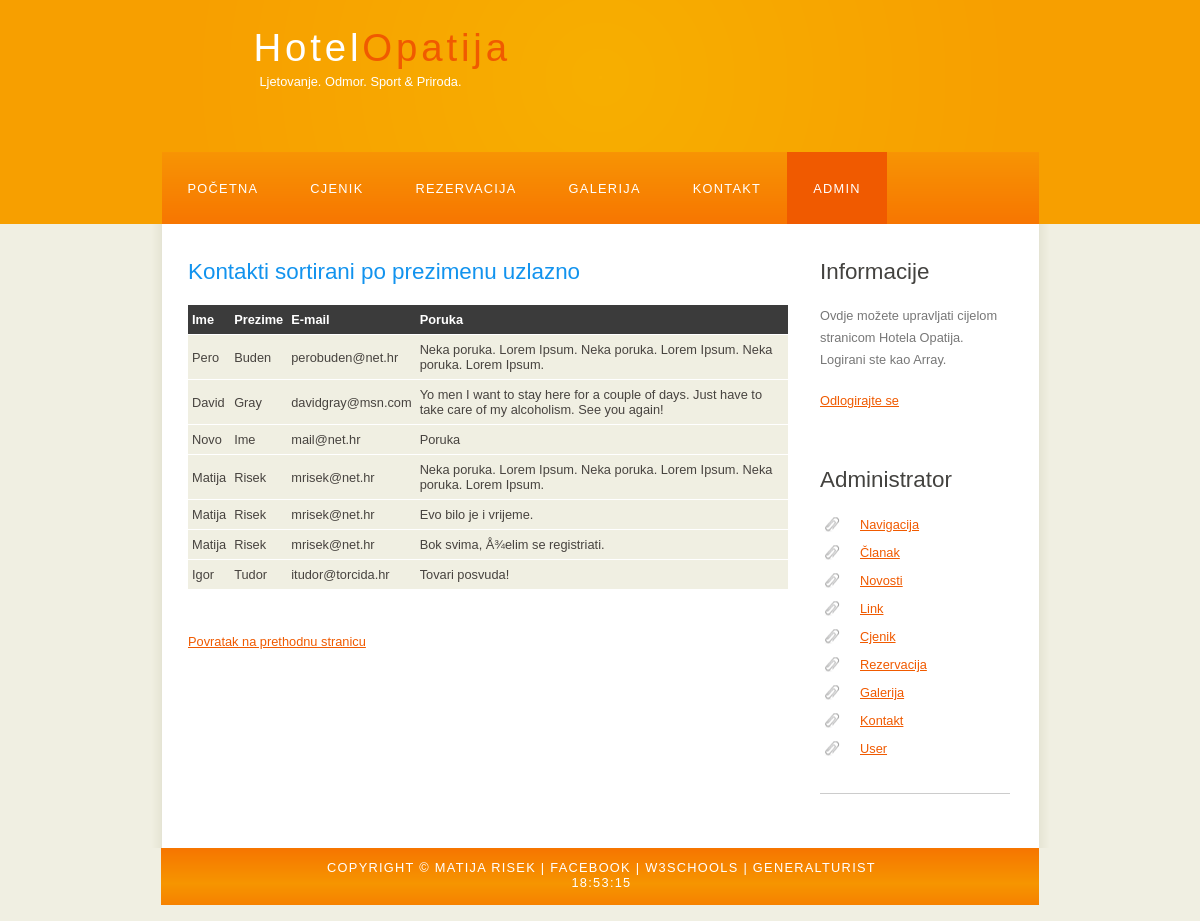
The page /sortirajKontakteUzlazno.php (signed in) on the database its author committed.
### tables this page shows
CREATE TABLE IF NOT EXISTS `Kontakt` (
  `idKontakt` int(11) NOT NULL AUTO_INCREMENT,
  `imeKontakt` varchar(255) NOT NULL,
  `prezimeKontakt` varchar(255) NOT NULL,
  `emailKontakt` varchar(255) NOT NULL,
  `porukaKontakt` varchar(255) NOT NULL,
  PRIMARY KEY (`idKontakt`)
);

### sortirajKontakteUzlazno.php (the view, shortened to what this page needs)
<!DOCTYPE HTML>
<html>
<head>
    <link rel="stylesheet" type="text/css" href="style/style.css" title="style" />
</head>
<body onload="startTime()">
    <div id="main">
        <div id="header">
            <div id="logo">
                <div id="logo_text">
                    <h1><a href="index.php">Hotel<span class="logo_colour">Opatija</span></a></h1>
                    <h2>Ljetovanje. Odmor. Sport & Priroda.</h2>
                </div>
            </div>
            <div id="menubar">
                <ul id="menu">
                    <li><a href="index.php">Početna</a></li>
                    <li><a href="cjenik.php">Cjenik</a></li>
                    <li><a href="rezervacija.php">Rezervacija</a></li>
                    <li><a href="galerija.php">Galerija</a></li>
                    <li> <a href="kontakt.php">Kontakt</a></li>
					<li class="selected"><a href="administrator.php">Admin</a></li>
                </ul>
            </div>
        </div>
        <div id="site_content">
            <div class="sidebar">
				<?php
					echo "<h3>Informacije</h3>";
					echo "<p>";
					echo "Ovdje možete upravljati cijelom stranicom Hotela Opatija.<br>";
					echo "Logirani ste kao {$_SESSION['username']}.<br>";
					echo '<p><a href="?action=logOut">Odlogirajte se</a></p>';
					echo "<p>";
				?>
                <h3>Administrator</h3>
                <ul>
					<li><a href="adminNavigacija.php">Navigacija</a></li>
                    <li><a href="adminClanak.php">Članak</a></li>
                    <li><a href="adminNovosti.php">Novosti</a></li>
                    <li><a href="adminLink.php">Link</a></li>
					<li><a href="adminCjenik.php">Cjenik</a></li>
                    <li><a href="adminRezervacija.php">Rezervacija</a></li>
                    <li><a href="adminGalerija.php">Galerija</a></li>
                    <li><a href="adminKontakt.php">Kontakt</a></li>
					<li><a href="adminUser.php">User</a></li>
                </ul>
                <hr />
            </div>
			<div id="content">
<h2>Kontakti sortirani po prezimenu uzlazno</h2>
<?php
$sql="SELECT * FROM Kontakt ORDER BY prezimeKontakt ASC";
$records=mysql_query($sql);
?>
<table width="600" border="0" cellpadding="0" cellspacing="0">
<tr>
<th>Ime</th>
<th>Prezime</th>
<th>E-mail</th>
<th>Poruka</th>
</tr>
<?php
while($cijena=mysql_fetch_assoc($records)){
	echo "<tr>";
	echo "<td>".$cijena['imeKontakt']."</td>";
	echo "<td>".$cijena['prezimeKontakt']."</td>";
	echo "<td>".$cijena['emailKontakt']."</td>";
	echo "<td>".$cijena['porukaKontakt']."</td>";
	echo "</tr>";
}
?>
</table>
<br><a href='http://iws.mev.hr/mrisek/adminKontakt.php'>Povratak na prethodnu stranicu</a>
            </div>
        </div>
        <div id="footer">
            Copyright &copy; Matija Risek | <a href="https://www.facebook.com/matija.risek">Facebook</a> | <a href="http://www.w3schools.com/">W3Schools</a> | <a href="http://www.general-turist.com/">GeneralTurist</a><div id="txt"></div>
        </div>
    </div>
</body>
</html>

### style/style.css (style rules this page uses)
html { height: 100%; }
* { margin: 0; padding: 0; }
body { font: normal .80em 'trebuchet ms', arial, sans-serif; background: #F0EFE2; color: #777; }
p { padding: 0 0 20px 0; line-height: 1.7em; }
hr { display: block; height: 1px; border: 0; border-top: 1px solid #ccc; margin: 1em 0; padding: 0; }
h1, h2, h3, h4, h5, h6 { font: normal 175% 'century gothic', arial, sans-serif; color: #43423F; margin: 0 0 15px 0; padding: 15px 0 5px 0; }
h2 { font: normal 175% 'century gothic', arial, sans-serif; color: #1293EE; }
a, a:hover { outline: none; text-decoration: underline; color: #F05A00; }
ul { margin: 2px 0 22px 17px; }
ul li { list-style-type: circle; margin: 0 0 6px 0; padding: 0 0 4px 5px; }
#main, #logo, #menubar, #site_content, #footer { margin-left: auto; margin-right: auto; }
#header { background: #f79f00; height: 240px; }
#logo { width: 825px; position: relative; height: 168px; margin-top: -16px; background: url(logo.png) no-repeat; }
#logo #logo_text { position: absolute; top: 20px; left: 0; }
#logo h1, #logo h2 { font: normal 300% 'century gothic', arial, sans-serif; border-bottom: 0; text-transform: none; margin: 0; margin-left: 66px; }
#logo_text h1, #logo_text h1 a, #logo_text h1 a:hover { padding: 22px 0 0 0; color: #FFF; letter-spacing: 0.1em; text-decoration: none; }
#logo_text h1 a .logo_colour { color: #F05A00; }
#logo_text h2 { font-size: 100%; padding: 4px 0 0 0; color: #FFF; margin-left: 72px; }
#menubar { width: 877px; height: 72px; padding: 0; background: url(menu.png) repeat-x; }
ul#menu, ul#menu li { float: left; margin: 0; padding: 0; }
ul#menu li { list-style: none; }
ul#menu li a { letter-spacing: 0.1em; font: normal 100% 'lucida sans unicode', arial, sans-serif; display: block; float: left; height: 37px; padding: 29px 26px 6px 26px; text-align: center; color: #FFF; text-transform: uppercase; text-decoration: none; background: transparent; }
ul#menu li a:hover, ul#menu li.selected a, ul#menu li.selected a:hover { color: #FFF; background: url(menu_select.png) repeat-x; }
#site_content { width: 837px; overflow: hidden; margin: 0 auto 0 auto; padding: 20px 24px 20px 37px; background: #FFF url(content.png) repeat-y; }
.sidebar { float: right; width: 190px; padding: 0 15px 20px 15px; }
.sidebar ul { width: 178px; padding: 4px 0 0 0; margin: 4px 0 30px 0; }
.sidebar li { list-style: none; padding: 0 0 7px 0; }
.sidebar li a, .sidebar li a:hover { padding: 0 0 0 40px; display: block; background: transparent url(link.png) no-repeat left center; }
#content { text-align: left; width: 595px; padding: 0; }
#footer { width: 878px; font: normal 100% 'lucida sans unicode', arial, sans-serif; height: 40px; padding: 12px 5px 5px 5px; text-align: center; background: #29425E url(footer.png) repeat-x; color: #FFF; text-transform: uppercase; letter-spacing: 0.1em; width: 875px; padding-left: 3px; padding-right: 0px; }
#footer a { color: #FFF; text-decoration: none; }
table { margin: 10px 0 30px 0; }
table tr th, table tr td { background: #3B3B3B; color: #FFF; padding: 7px 4px; text-align: left; }
table tr td { background: #F0EFE2; color: #47433F; border-top: 1px solid #FFF; }

### rows shown on the page
kontakt: imeKontakt "Pero", prezimeKontakt "Buden", emailKontakt "perobuden@net.hr", porukaKontakt "Neka poruka. Lorem Ipsum. Neka poruka. Lorem Ipsum. Neka poruka. Lorem Ipsum."
kontakt: imeKontakt "David", prezimeKontakt "Gray", emailKontakt "davidgray@msn.com", porukaKontakt "Yo men I want to stay here for a couple of days. Just have to take care of my alcoholism. See you again!"
kontakt: imeKontakt "Novo", prezimeKontakt "Ime", emailKontakt "mail@net.hr", porukaKontakt "Poruka"
kontakt: imeKontakt "Matija", prezimeKontakt "Risek", emailKontakt "mrisek@net.hr", porukaKontakt "Neka poruka. Lorem Ipsum. Neka poruka. Lorem Ipsum. Neka poruka. Lorem Ipsum."
kontakt: imeKontakt "Matija", prezimeKontakt "Risek", emailKontakt "mrisek@net.hr", porukaKontakt "Evo bilo je i vrijeme."
kontakt: imeKontakt "Matija", prezimeKontakt "Risek", emailKontakt "mrisek@net.hr", porukaKontakt "Bok svima, Å¾elim se registriati."
kontakt: imeKontakt "Igor", prezimeKontakt "Tudor", emailKontakt "itudor@torcida.hr", porukaKontakt "Tovari posvuda!"

### other values the page prints
$_SESSION['username'] "Array"
